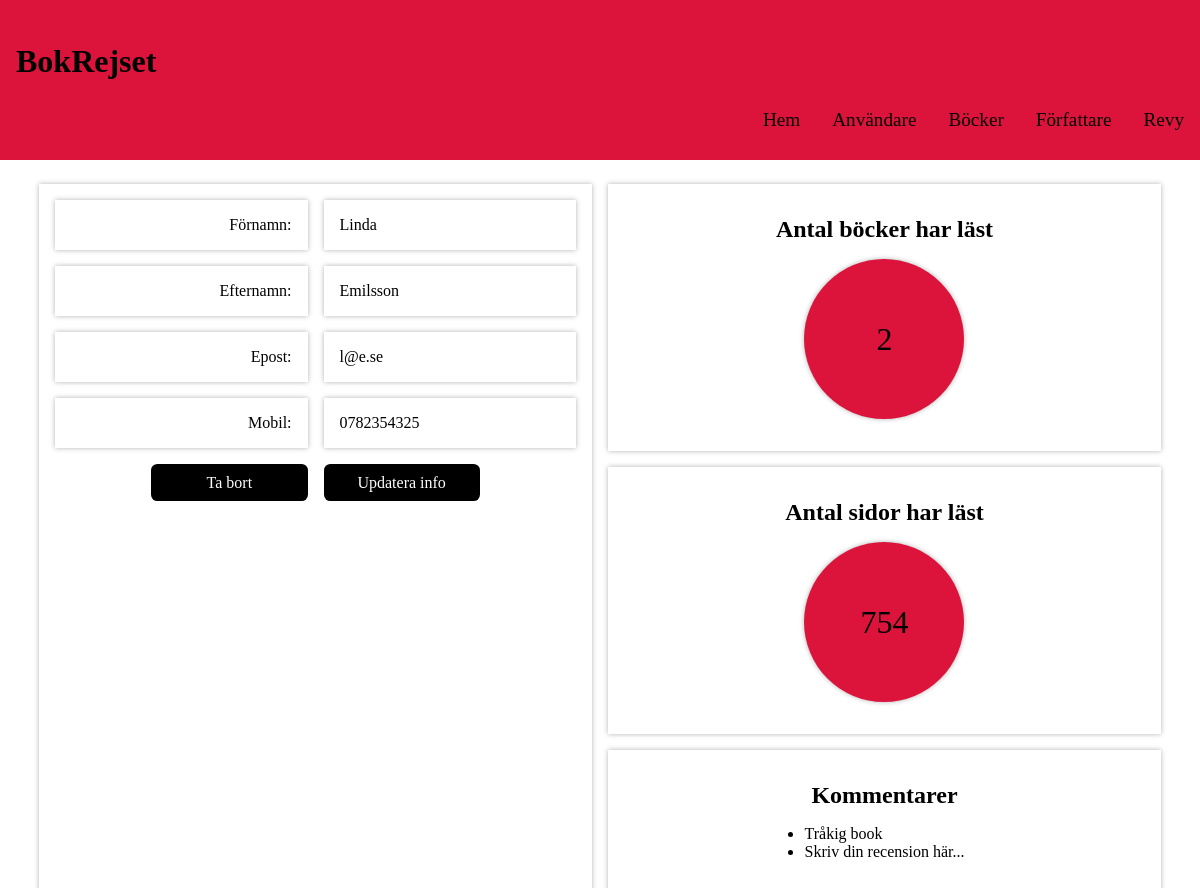
The page /users.php?user-id=6 on the database its author committed.
### tables this page shows
CREATE TABLE `users` (
  `id` int(11) NOT NULL,
  `first_name` varchar(32) NOT NULL,
  `last_name` varchar(32) NOT NULL,
  `email` varchar(50) NOT NULL,
  `mobile` varchar(13) NOT NULL
);

CREATE TABLE `userbook` (
  `id` int(11) NOT NULL,
  `user_id` int(11) NOT NULL,
  `book_id` int(11) NOT NULL,
  `pages` int(11) NOT NULL,
  `comment` varchar(200) NOT NULL
);

### users.php (called while the page is built, shortened)
<?php
require 'classes/user-view.php';
require 'classes/user-model.php';
$pdo = require 'partials/connect.php';
$userModel = new UserModel($pdo);
$userView = new UserView();
$userController = new UserController($userModel, $userView);
include 'partials/header.php';
include 'partials/nav.php';
$userController->start();
include 'partials/footer.php';

### classes/user.php (called while the page is built, shortened)
<?php
class User {
    private string $first_name = "";
    private string $last_name = "";
    private string $email = "";
    private string $mobile = "";
    function __construct($id, $first_name, $last_name, $email, $mobile) {
        $this->first_name = $first_name;
        $this->last_name = $last_name;
        $this->email = $email;
        $this->mobile = $mobile;
    }
    public function getFirstName(): string {
        return $this->first_name;
    }
    public function getLastName () : string {
        return $this->last_name;
    }
    public function getEMail () : string {
        return $this->email;
    }
    public function getMobile () : string {
        return $this->mobile;
    }
}

### classes/db.php (called while the page is built, shortened)
<?php
class DB {
    public function __construct(PDO $pdo)
    {
        $this->pdo = $pdo;
    }
}

### classes/user-model.php (called while the page is built, shortened)
<?php
require_once 'db.php';
require 'user.php';
class UserModel extends DB {
    protected $table = "users";
    public function convertToUserClass (array $users) : array {
        $classUsers = [];
        foreach ($users as $element) {
            $user = new User ($element["id"], $element["first_name"], $element["last_name"], $element["email"], $element["mobile"]);
            array_push($classUsers, $user);
        }
        return $classUsers;
    }
    public function getUser ($id) : array {
        $query = "SELECT * FROM $this->table WHERE id = ?";
        $stmt = $this->pdo->prepare($query);
        $stmt->execute([$id]);
        return $this->convertToUserClass($stmt->fetchAll(PDO::FETCH_ASSOC)) ;
    }
    public function getUserComments (int $userId):array {
        $query = "SELECT userbook.comment FROM users
        JOIN userbook ON userbook.user_id=users.id
        WHERE users.id = ?;";
        $stmt = $this->pdo->prepare($query);
        $stmt->execute([$userId]);
        return $stmt->fetchAll(PDO::FETCH_ASSOC);
    }
    public function getCompletedBooksByUser (int $id) {
        $query = "SELECT users.id, COUNT(users.id) as completed_books FROM users
                    JOIN userbook ON userbook.user_id=users.id
                    WHERE users.id = ?
                    GROUP BY users.id;";
        $stmt = $this->pdo->prepare($query);
        $stmt->execute([$id]);
        return $stmt->fetchAll(PDO::FETCH_ASSOC);
    }
    public function getCompletedPagesByUser (int $id) {
        $query = "SELECT users.id, SUM(userbook.pages) as completed_pages FROM users
                    JOIN userbook ON userbook.user_id=users.id
                    WHERE users.id = ?
                    GROUP BY users.id;";
        $stmt = $this->pdo->prepare($query);
        $stmt->execute([$id]);
        return $stmt->fetchAll(PDO::FETCH_ASSOC);
    }
}

### classes/user-view.php (the view, shortened to what this page needs)
<?php
class UserView {
    public function renderDeleteButton (int $id) {
        echo "<a href='?user-id={$id}&action=delete'>Ta bort</a>";
    }
    public function renderAllUserComments (array $userComments) {
        echo "<h2>Kommentarer</h2>";
        if(count($userComments)>0){
            echo "<ul>";
            foreach ($userComments as $uc) {
                echo "<li>{$uc["comment"]}</li>";
            }
            echo "</ul>";
        }
        else {
            $this->renderEmptyInfoDiv();
        }
    }
    public function renderUserInfoMain (array $user, array $userComments,  int $id, array $completedBooksNum, array $completedPagesNum) {
        echo "<main class='details_section'>";
            echo "<section>";
                echo "<div>";
                    echo "<span>Förnamn:</span>";
                    echo "<span>{$user[0]->getFirstName()}</span>";
                echo "</div>";
                echo "<div>";
                    echo "<span>Efternamn:</span>";
                    echo "<span>{$user[0]->getLastName()}</span>";
                echo "</div>";
                echo "<div>";
                    echo "<span>Epost:</span>";
                    echo "<span>{$user[0]->getEmail()}</span>";
                echo "</div>";
                echo "<div>";
                    echo "<span>Mobil:</span>";
                    echo "<span>{$user[0]->getMobile()}</span>";
                echo "</div>";
                echo "<div class='buttons'>";
                    echo $this->renderDeleteButton($id);
                    echo $this->renderUpdateButton($id);
                echo "</div>";
            echo "</section>";
            echo "<section>";
                echo "<div>";
                    echo "<h2>Antal böcker har läst</h2>";
                    if($completedBooksNum!=null){
                        echo "<div>{$completedBooksNum[0]['completed_books']}</div>";
                    }
                    else {
                        $this->renderEmptyInfoDiv();
                    }
                echo "</div>";
                echo "<div>";
                    echo "<h2>Antal sidor har läst</h2>";
                    if($completedPagesNum!=null){
                        echo "<div>{$completedPagesNum[0]['completed_pages']}</div>";
                    }
                    else {
                        $this->renderEmptyInfoDiv();
                    }
                echo "</div>";
                echo "<div>";
                    echo $this->renderAllUserComments($userComments);
                echo "</div>";
            echo "</section>";
            echo "</main>";
        }
    public function renderUpdateButton (int $id) {
        echo "<a href='?user-id={$id}&action=update'>Updatera info</a>";
    }
}

### styles/main.css (style rules this page uses)
* { padding: 0; margin: 0; box-sizing: border-box; }
main { display: flex; flex-wrap: wrap; width: 100%; }
a { text-decoration: none; color: black; }

### styles/details.css (style rules this page uses)
.details_section { display: flex; flex-wrap: wrap; justify-content: center; gap: 1rem; padding: 2%; }
.details_section section { width: 48%; display: flex; flex-direction: column; gap: 1rem; }
.details_section section:nth-child(1) { padding: 1rem; box-shadow: 0 0 5px rgba(0, 0, 0, 0.3); }
.details_section section:nth-child(1) div { display: flex; gap: 1rem; justify-content: center; }
.details_section section:nth-child(1) div span { box-shadow: 0 0 5px rgba(0, 0, 0, 0.3); width: 50%; padding: 1rem; }
.details_section section:nth-child(1) div span:nth-child(1) { text-align: end; }
.details_section section:nth-child(1) div span:nth-child(2) { text-align: start; }
.details_section a { width: 30%; padding: 0.6rem; background-color: black; color: white; border-radius: 0.4rem; text-align: center; }
.details_section section:nth-child(2) > div { padding: 2rem; display: flex; flex-direction: column; align-items: center; gap: 1rem; box-shadow: 0 0 5px rgba(0, 0, 0, 0.3); }
.details_section section:nth-child(2) > div > div { padding: 1rem; width: 10rem; height: 10rem; font-size: 2rem; background-color: crimson; box-shadow: 0 0 5px rgba(0, 0, 0, 0.3); display: flex; justify-content: center; align-items: center; border-radius: 50%; }

### rows shown on the page
users: first_name "Linda", last_name "Emilsson", email "l@e.se", mobile "0782354325"
userbook: comment "Tråkig book"
userbook: comment "Skriv din recension här..."

### other values the page prints
$completedBooksNum[0]['completed_books'] "2"
$completedPagesNum[0]['completed_pages'] "754"
